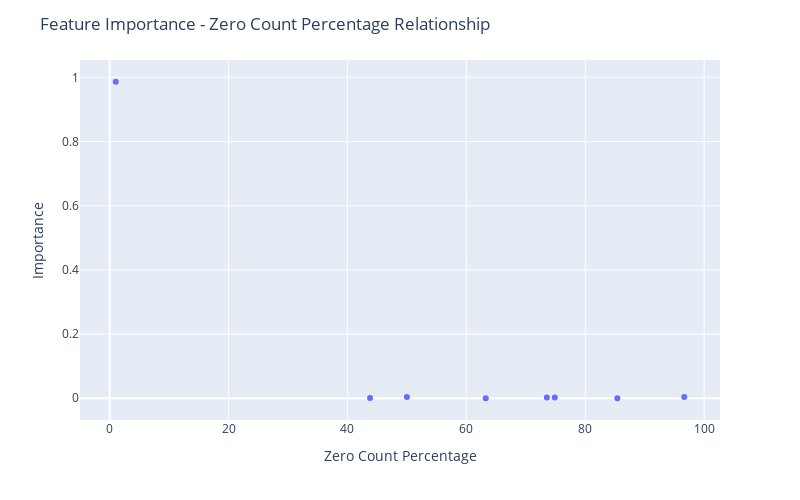

Source (notebook cell):
### Code cell
fig = px.scatter(df_merged[~df_merged["Feature Name"].str.contains("Output")], x="Zero_Count", y="Importance",
                hover_data=["Feature Name"])

fig.update_layout(
    autosize=False,
    width=800,
    height=500,
    title_text=f"Feature Importance - Zero Count Percentage Relationship",
     xaxis_title="Zero Count Percentage"
)

fig.show()

### Figure 1 — Plotly figure (JSON) as saved in the notebook; plotly's stock layout.template omitted (floating-point values rounded to 4 significant figures)
{"data": [{"customdata": [["Input_Plant annual N2O emissions (lbs)"], ["Input_Plant annual CH4 emissions (lbs)"], ["Input_Plant annual CO2 emissions (tons)"], ["Input_Plant nameplate capacity (MW)"], ["Input_Plant total annual heat input (MMBtu)"], ["Input_Plant annual NOx emissions (tons)"], ["Input_Plant annual SO2 emissions (tons)"], ["Input_Number of generators"]], "hovertemplate": "Zero_Count=%{x}<br>Importance=%{y}<br>Feature Name=%{customdata[0]}<extra></extra>", "legendgroup": "", "marker": {"color": "#636efa", "symbol": "circle"}, "mode": "markers", "name": "", "orientation": "v", "showlegend": false, "type": "scatter", "x": [1.03, 96.65, 50, 73.54, 74.88, 43.8, 63.26, 85.4], "xaxis": "x", "y": [0.9863, 0.003871, 0.003642, 0.002633, 0.002322, 0.001023, 0.0002263, 1.826e-05], "yaxis": "y"}], "layout": {"autosize": false, "height": 500, "legend": {"tracegroupgap": 0}, "margin": {"t": 60}, "title": {"text": "Feature Importance - Zero Count Percentage Relationship"}, "width": 800, "xaxis": {"anchor": "y", "autorange": true, "domain": [0, 1], "range": [-4.983, 102.7], "title": {"text": "Zero Count Percentage"}, "type": "linear"}, "yaxis": {"anchor": "x", "autorange": true, "domain": [0, 1], "range": [-0.06776, 1.054], "title": {"text": "Importance"}, "type": "linear"}}}
